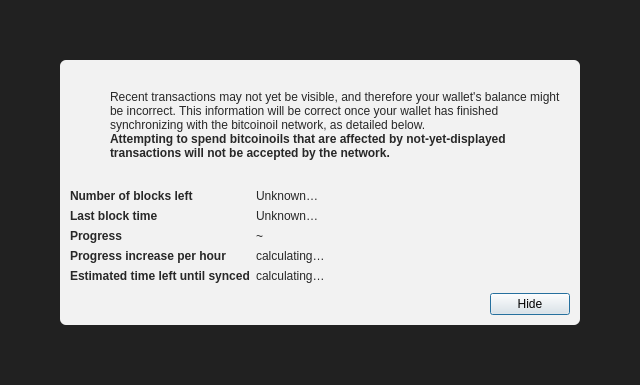
<?xml version="1.0" encoding="UTF-8"?>
<ui version="4.0">
 <class>ModalOverlay</class>
 <widget class="QWidget" name="ModalOverlay">
  <property name="geometry">
   <rect>
    <x>0</x>
    <y>0</y>
    <width>640</width>
    <height>385</height>
   </rect>
  </property>
  <property name="windowTitle">
   <string>Form</string>
  </property>
  <layout class="QVBoxLayout" name="verticalLayout" stretch="0">
   <property name="sizeConstraint">
    <enum>QLayout::SetDefaultConstraint</enum>
   </property>
   <property name="leftMargin">
    <number>0</number>
   </property>
   <property name="topMargin">
    <number>0</number>
   </property>
   <property name="rightMargin">
    <number>0</number>
   </property>
   <property name="bottomMargin">
    <number>0</number>
   </property>
   <item>
    <widget class="QWidget" name="bgWidget" native="true">
     <property name="styleSheet">
      <string notr="true">#bgWidget { background: rgba(0,0,0,220); }</string>
     </property>
     <layout class="QVBoxLayout" name="verticalLayoutMain" stretch="1">
      <property name="leftMargin">
       <number>60</number>
      </property>
      <property name="topMargin">
       <number>60</number>
      </property>
      <property name="rightMargin">
       <number>60</number>
      </property>
      <property name="bottomMargin">
       <number>60</number>
      </property>
      <item>
       <widget class="QWidget" name="contentWidget" native="true">
        <property name="styleSheet">
         <string notr="true">#contentWidget { background: rgba(255,255,255,240); border-radius: 6px; }

QLabel { color: rgb(40,40,40);  }</string>
        </property>
        <layout class="QVBoxLayout" name="verticalLayoutSub" stretch="1,0,0,0">
         <property name="spacing">
          <number>0</number>
         </property>
         <property name="leftMargin">
          <number>10</number>
         </property>
         <property name="topMargin">
          <number>10</number>
         </property>
         <property name="rightMargin">
          <number>10</number>
         </property>
         <property name="bottomMargin">
          <number>10</number>
         </property>
         <item>
          <layout class="QHBoxLayout" name="horizontalLayoutIconText" stretch="0,1">
           <property name="topMargin">
            <number>20</number>
           </property>
           <item>
            <layout class="QVBoxLayout" name="verticalLayoutIcon">
             <property name="leftMargin">
              <number>0</number>
             </property>
             <item>
              <widget class="QPushButton" name="warningIcon">
               <property name="enabled">
                <bool>false</bool>
               </property>
               <property name="text">
                <string/>
               </property>
               <property name="icon">
                <iconset>
                 <normaloff>:/icons/warning</normaloff>
                 <disabledoff>:/icons/warning</disabledoff>:/icons/warning</iconset>
               </property>
               <property name="iconSize">
                <size>
                 <width>48</width>
                 <height>48</height>
                </size>
               </property>
               <property name="flat">
                <bool>true</bool>
               </property>
              </widget>
             </item>
             <item>
              <spacer name="verticalSpacerWarningIcon">
               <property name="orientation">
                <enum>Qt::Vertical</enum>
               </property>
               <property name="sizeHint" stdset="0">
                <size>
                 <width>20</width>
                 <height>40</height>
                </size>
               </property>
              </spacer>
             </item>
            </layout>
           </item>
           <item>
            <layout class="QVBoxLayout" name="verticalLayoutInfoText">
             <property name="leftMargin">
              <number>0</number>
             </property>
             <property name="topMargin">
              <number>0</number>
             </property>
             <item>
              <widget class="QLabel" name="infoText">
               <property name="text">
                <string>Recent transactions may not yet be visible, and therefore your wallet's balance might be incorrect. This information will be correct once your wallet has finished synchronizing with the bitcoinoil network, as detailed below.</string>
               </property>
               <property name="textFormat">
                <enum>Qt::RichText</enum>
               </property>
               <property name="wordWrap">
                <bool>true</bool>
               </property>
              </widget>
             </item>
             <item>
              <widget class="QLabel" name="infoTextStrong">
               <property name="font">
                <font>
                 <weight>75</weight>
                 <bold>true</bold>
                </font>
               </property>
               <property name="text">
                <string>Attempting to spend bitcoinoils that are affected by not-yet-displayed transactions will not be accepted by the network.</string>
               </property>
               <property name="textFormat">
                <enum>Qt::RichText</enum>
               </property>
               <property name="wordWrap">
                <bool>true</bool>
               </property>
              </widget>
             </item>
             <item>
              <spacer name="verticalSpacerInTextSpace">
               <property name="orientation">
                <enum>Qt::Vertical</enum>
               </property>
               <property name="sizeHint" stdset="0">
                <size>
                 <width>20</width>
                 <height>40</height>
                </size>
               </property>
              </spacer>
             </item>
            </layout>
           </item>
          </layout>
         </item>
         <item>
          <spacer name="verticalSpacerAfterText">
           <property name="orientation">
            <enum>Qt::Vertical</enum>
           </property>
           <property name="sizeHint" stdset="0">
            <size>
             <width>20</width>
             <height>40</height>
            </size>
           </property>
          </spacer>
         </item>
         <item>
          <layout class="QFormLayout" name="formLayout">
           <property name="fieldGrowthPolicy">
            <enum>QFormLayout::FieldsStayAtSizeHint</enum>
           </property>
           <property name="horizontalSpacing">
            <number>6</number>
           </property>
           <property name="verticalSpacing">
            <number>6</number>
           </property>
           <property name="topMargin">
            <number>10</number>
           </property>
           <item row="0" column="0">
            <widget class="QLabel" name="labelNumberOfBlocksLeft">
             <property name="font">
              <font>
               <weight>75</weight>
               <bold>true</bold>
              </font>
             </property>
             <property name="text">
              <string>Number of blocks left</string>
             </property>
            </widget>
           </item>
           <item row="0" column="1">
            <widget class="QLabel" name="numberOfBlocksLeft">
             <property name="text">
              <string>Unknown…</string>
             </property>
            </widget>
           </item>
           <item row="1" column="0">
            <widget class="QLabel" name="labelLastBlockTime">
             <property name="font">
              <font>
               <weight>75</weight>
               <bold>true</bold>
              </font>
             </property>
             <property name="text">
              <string>Last block time</string>
             </property>
            </widget>
           </item>
           <item row="1" column="1">
            <widget class="QLabel" name="newestBlockDate">
             <property name="sizePolicy">
              <sizepolicy hsizetype="Maximum" vsizetype="Preferred">
               <horstretch>0</horstretch>
               <verstretch>0</verstretch>
              </sizepolicy>
             </property>
             <property name="text">
              <string>Unknown…</string>
             </property>
            </widget>
           </item>
           <item row="2" column="0">
            <widget class="QLabel" name="labelSyncDone">
             <property name="font">
              <font>
               <weight>75</weight>
               <bold>true</bold>
              </font>
             </property>
             <property name="text">
              <string>Progress</string>
             </property>
            </widget>
           </item>
           <item row="2" column="1">
            <layout class="QHBoxLayout" name="horizontalLayoutSync" stretch="0,1">
             <item>
              <widget class="QLabel" name="percentageProgress">
               <property name="text">
                <string notr="true">~</string>
               </property>
              </widget>
             </item>
            </layout>
           </item>
           <item row="4" column="0">
            <widget class="QLabel" name="labelProgressIncrease">
             <property name="font">
              <font>
               <weight>75</weight>
               <bold>true</bold>
              </font>
             </property>
             <property name="text">
              <string>Progress increase per hour</string>
             </property>
            </widget>
           </item>
           <item row="4" column="1">
            <widget class="QLabel" name="progressIncreasePerH">
             <property name="text">
              <string>calculating…</string>
             </property>
            </widget>
           </item>
           <item row="5" column="0">
            <widget class="QLabel" name="labelEstimatedTimeLeft">
             <property name="font">
              <font>
               <weight>75</weight>
               <bold>true</bold>
              </font>
             </property>
             <property name="text">
              <string>Estimated time left until synced</string>
             </property>
            </widget>
           </item>
           <item row="5" column="1">
            <widget class="QLabel" name="expectedTimeLeft">
             <property name="text">
              <string>calculating…</string>
             </property>
            </widget>
           </item>
          </layout>
         </item>
         <item>
          <layout class="QHBoxLayout" name="horizontalLayoutButtons">
           <property name="leftMargin">
            <number>10</number>
           </property>
           <property name="topMargin">
            <number>10</number>
           </property>
           <item>
            <spacer name="horizontalSpacer">
             <property name="orientation">
              <enum>Qt::Horizontal</enum>
             </property>
             <property name="sizeHint" stdset="0">
              <size>
               <width>40</width>
               <height>20</height>
              </size>
             </property>
            </spacer>
           </item>
           <item>
            <widget class="QPushButton" name="closeButton">
             <property name="text">
              <string>Hide</string>
             </property>
             <property name="shortcut">
              <string>Esc</string>
             </property>
             <property name="focusPolicy">
              <enum>Qt::StrongFocus</enum>
             </property>
             <property name="default">
              <bool>true</bool>
             </property>
            </widget>
           </item>
          </layout>
         </item>
        </layout>
       </widget>
      </item>
     </layout>
    </widget>
   </item>
  </layout>
 </widget>
 <resources/>
 <connections/>
</ui>
